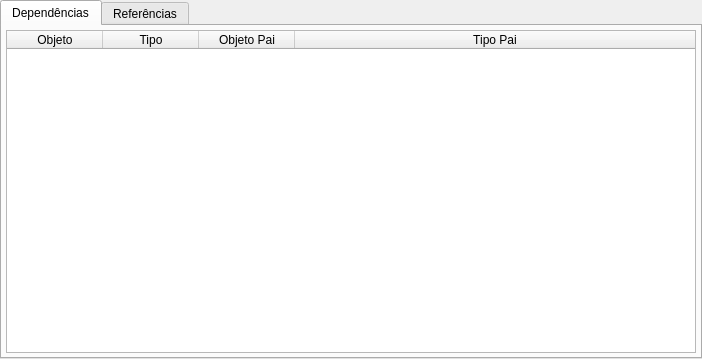
<?xml version="1.0" encoding="UTF-8"?>
<ui version="4.0">
 <class>ListaObjetosWidget</class>
 <widget class="QWidget" name="ListaObjetosWidget">
  <property name="geometry">
   <rect>
    <x>0</x>
    <y>0</y>
    <width>702</width>
    <height>359</height>
   </rect>
  </property>
  <property name="windowTitle">
   <string>Form</string>
  </property>
  <property name="windowIcon">
   <iconset resource="../res/resources.qrc">
    <normaloff>:/icones/icones/pgsqlModeler48x48.png</normaloff>:/icones/icones/pgsqlModeler48x48.png</iconset>
  </property>
  <layout class="QGridLayout" name="listaobjetos_grid">
   <property name="horizontalSpacing">
    <number>0</number>
   </property>
   <property name="verticalSpacing">
    <number>4</number>
   </property>
   <property name="margin">
    <number>0</number>
   </property>
   <item row="0" column="0">
    <widget class="QTabWidget" name="tabWidget">
     <property name="currentIndex">
      <number>0</number>
     </property>
     <property name="iconSize">
      <size>
       <width>22</width>
       <height>22</height>
      </size>
     </property>
     <widget class="QWidget" name="dependncias_tab">
      <attribute name="title">
       <string>Dependências</string>
      </attribute>
      <layout class="QGridLayout" name="gridLayout">
       <property name="margin">
        <number>4</number>
       </property>
       <property name="spacing">
        <number>6</number>
       </property>
       <item row="0" column="0">
        <widget class="QTableWidget" name="dependencias_tbw">
         <property name="enabled">
          <bool>true</bool>
         </property>
         <property name="font">
          <font>
           <pointsize>9</pointsize>
          </font>
         </property>
         <property name="editTriggers">
          <set>QAbstractItemView::NoEditTriggers</set>
         </property>
         <property name="alternatingRowColors">
          <bool>true</bool>
         </property>
         <property name="selectionMode">
          <enum>QAbstractItemView::NoSelection</enum>
         </property>
         <property name="selectionBehavior">
          <enum>QAbstractItemView::SelectRows</enum>
         </property>
         <property name="gridStyle">
          <enum>Qt::SolidLine</enum>
         </property>
         <property name="sortingEnabled">
          <bool>true</bool>
         </property>
         <attribute name="horizontalHeaderCascadingSectionResizes">
          <bool>true</bool>
         </attribute>
         <attribute name="horizontalHeaderDefaultSectionSize">
          <number>96</number>
         </attribute>
         <attribute name="horizontalHeaderMinimumSectionSize">
          <number>23</number>
         </attribute>
         <attribute name="horizontalHeaderShowSortIndicator" stdset="0">
          <bool>true</bool>
         </attribute>
         <attribute name="horizontalHeaderStretchLastSection">
          <bool>true</bool>
         </attribute>
         <attribute name="verticalHeaderVisible">
          <bool>false</bool>
         </attribute>
         <attribute name="verticalHeaderCascadingSectionResizes">
          <bool>false</bool>
         </attribute>
         <attribute name="verticalHeaderDefaultSectionSize">
          <number>20</number>
         </attribute>
         <attribute name="verticalHeaderHighlightSections">
          <bool>false</bool>
         </attribute>
         <attribute name="verticalHeaderMinimumSectionSize">
          <number>19</number>
         </attribute>
         <attribute name="verticalHeaderShowSortIndicator" stdset="0">
          <bool>false</bool>
         </attribute>
         <attribute name="verticalHeaderStretchLastSection">
          <bool>false</bool>
         </attribute>
         <column>
          <property name="text">
           <string>Objeto</string>
          </property>
          <property name="icon">
           <iconset resource="../res/resources.qrc">
            <normaloff>:/icones/icones/table.png</normaloff>:/icones/icones/table.png</iconset>
          </property>
         </column>
         <column>
          <property name="text">
           <string>Tipo</string>
          </property>
          <property name="icon">
           <iconset resource="../res/resources.qrc">
            <normaloff>:/icones/icones/usertype.png</normaloff>:/icones/icones/usertype.png</iconset>
          </property>
         </column>
         <column>
          <property name="text">
           <string>Objeto Pai</string>
          </property>
          <property name="icon">
           <iconset resource="../res/resources.qrc">
            <normaloff>:/icones/icones/schema.png</normaloff>:/icones/icones/schema.png</iconset>
          </property>
         </column>
         <column>
          <property name="text">
           <string>Tipo Pai</string>
          </property>
          <property name="icon">
           <iconset resource="../res/resources.qrc">
            <normaloff>:/icones/icones/usertype.png</normaloff>:/icones/icones/usertype.png</iconset>
          </property>
         </column>
        </widget>
       </item>
      </layout>
     </widget>
     <widget class="QWidget" name="referencias_tab">
      <attribute name="title">
       <string>Referências</string>
      </attribute>
      <layout class="QGridLayout" name="gridLayout_2">
       <property name="margin">
        <number>4</number>
       </property>
       <property name="spacing">
        <number>6</number>
       </property>
       <item row="0" column="0">
        <widget class="QTableWidget" name="referencias_tbw">
         <property name="enabled">
          <bool>true</bool>
         </property>
         <property name="font">
          <font>
           <pointsize>9</pointsize>
          </font>
         </property>
         <property name="editTriggers">
          <set>QAbstractItemView::NoEditTriggers</set>
         </property>
         <property name="alternatingRowColors">
          <bool>true</bool>
         </property>
         <property name="selectionMode">
          <enum>QAbstractItemView::NoSelection</enum>
         </property>
         <property name="selectionBehavior">
          <enum>QAbstractItemView::SelectRows</enum>
         </property>
         <property name="gridStyle">
          <enum>Qt::SolidLine</enum>
         </property>
         <property name="sortingEnabled">
          <bool>true</bool>
         </property>
         <attribute name="horizontalHeaderCascadingSectionResizes">
          <bool>true</bool>
         </attribute>
         <attribute name="horizontalHeaderDefaultSectionSize">
          <number>96</number>
         </attribute>
         <attribute name="horizontalHeaderShowSortIndicator" stdset="0">
          <bool>true</bool>
         </attribute>
         <attribute name="horizontalHeaderStretchLastSection">
          <bool>true</bool>
         </attribute>
         <attribute name="verticalHeaderVisible">
          <bool>false</bool>
         </attribute>
         <attribute name="verticalHeaderCascadingSectionResizes">
          <bool>false</bool>
         </attribute>
         <attribute name="verticalHeaderDefaultSectionSize">
          <number>20</number>
         </attribute>
         <attribute name="verticalHeaderHighlightSections">
          <bool>false</bool>
         </attribute>
         <attribute name="verticalHeaderShowSortIndicator" stdset="0">
          <bool>false</bool>
         </attribute>
         <attribute name="verticalHeaderStretchLastSection">
          <bool>false</bool>
         </attribute>
         <column>
          <property name="text">
           <string>Objeto</string>
          </property>
          <property name="icon">
           <iconset resource="../res/resources.qrc">
            <normaloff>:/icones/icones/table.png</normaloff>:/icones/icones/table.png</iconset>
          </property>
         </column>
         <column>
          <property name="text">
           <string>Tipo</string>
          </property>
          <property name="icon">
           <iconset resource="../res/resources.qrc">
            <normaloff>:/icones/icones/usertype.png</normaloff>:/icones/icones/usertype.png</iconset>
          </property>
         </column>
         <column>
          <property name="text">
           <string>Objeto Pai</string>
          </property>
          <property name="icon">
           <iconset resource="../res/resources.qrc">
            <normaloff>:/icones/icones/schema.png</normaloff>:/icones/icones/schema.png</iconset>
          </property>
         </column>
         <column>
          <property name="text">
           <string>Tipo Pai</string>
          </property>
          <property name="icon">
           <iconset resource="../res/resources.qrc">
            <normaloff>:/icones/icones/usertype.png</normaloff>:/icones/icones/usertype.png</iconset>
          </property>
         </column>
        </widget>
       </item>
      </layout>
     </widget>
    </widget>
   </item>
  </layout>
 </widget>
 <resources>
  <include location="../res/resources.qrc"/>
 </resources>
 <connections/>
</ui>
